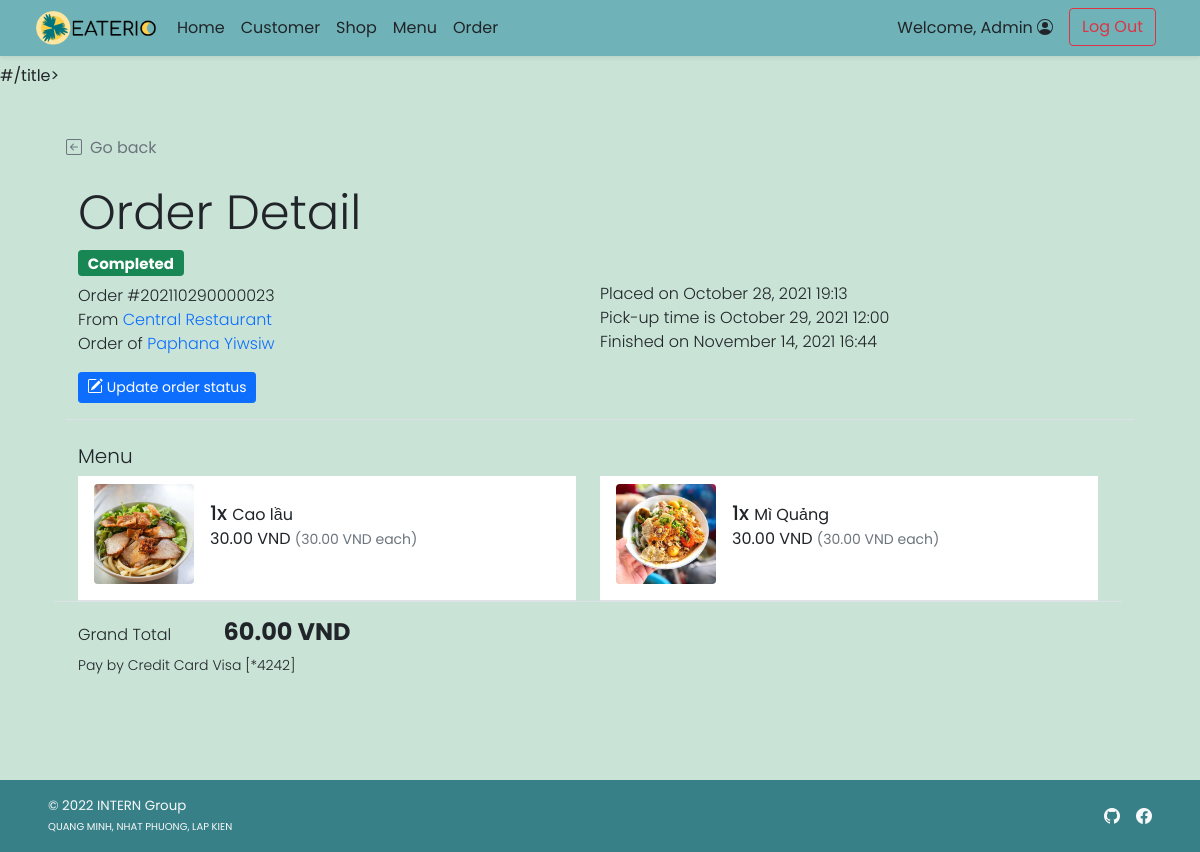
/admin/admin_order_detail.php?orh_id=23 (signed in), run on the app's committed database.
### tables this page shows
CREATE TABLE `order_header` (
  `orh_id` int(11) NOT NULL,
  `orh_refcode` varchar(15) DEFAULT NULL,
  `c_id` int(11) NOT NULL,
  `s_id` int(11) NOT NULL,
  `p_id` int(11) NOT NULL,
  `orh_ordertime` timestamp NOT NULL DEFAULT current_timestamp(),
  `orh_pickuptime` datetime NOT NULL,
  `orh_orderstatus` varchar(10) NOT NULL,
  `orh_finishedtime` datetime DEFAULT NULL
);

CREATE TABLE `shop` (
  `s_id` int(11) NOT NULL,
  `s_username` varchar(45) NOT NULL,
  `s_pwd` varchar(45) NOT NULL,
  `s_name` varchar(100) NOT NULL,
  `s_location` varchar(100) NOT NULL,
  `s_openhour` time NOT NULL,
  `s_closehour` time NOT NULL,
  `s_status` tinyint(4) NOT NULL DEFAULT 1 COMMENT 'Shop ready for taking an order or not (True for open, False for close)',
  `s_preorderStatus` tinyint(4) NOT NULL DEFAULT 1 COMMENT 'Shop is ready for tomorrow pre-order or not',
  `s_email` varchar(100) NOT NULL,
  `s_phoneno` varchar(45) NOT NULL,
  `s_pic` text DEFAULT NULL
);

CREATE TABLE `customer` (
  `c_id` int(11) NOT NULL,
  `c_username` varchar(45) NOT NULL,
  `c_pwd` varchar(45) NOT NULL,
  `c_firstname` varchar(45) NOT NULL,
  `c_lastname` varchar(45) NOT NULL,
  `c_email` varchar(100) NOT NULL,
  `c_gender` varchar(1) NOT NULL COMMENT 'M for Male, F for Female',
  `c_type` varchar(3) NOT NULL COMMENT 'Type of customer in this canteen (STD for student, INS for instructor, STF for staff, GUE for guest, ADM for admin, OTH for other)'
);

CREATE TABLE `order_detail` (
  `ord_id` int(11) NOT NULL,
  `orh_id` int(11) NOT NULL,
  `f_id` int(11) NOT NULL,
  `ord_amount` int(11) NOT NULL,
  `ord_buyprice` decimal(6,2) NOT NULL COMMENT 'To keep the snapshot of selected menu cost at the time of the purchase.',
  `ord_note` text DEFAULT NULL
);

CREATE TABLE `food` (
  `f_id` int(11) NOT NULL,
  `s_id` int(11) NOT NULL,
  `f_name` varchar(100) NOT NULL,
  `f_price` decimal(6,2) NOT NULL,
  `f_todayavail` tinyint(4) NOT NULL DEFAULT 1 COMMENT 'Food is available to order or not',
  `f_preorderavail` tinyint(4) NOT NULL DEFAULT 1,
  `f_pic` text DEFAULT NULL
);

CREATE TABLE `payment` (
  `p_id` int(11) NOT NULL,
  `c_id` int(11) NOT NULL,
  `p_type` varchar(45) NOT NULL,
  `p_amount` decimal(7,2) NOT NULL,
  `p_detail` text DEFAULT NULL
);

### admin/admin_order_detail.php (the view, shortened to what this page needs)
<!DOCTYPE html>
<html lang="en">
<head>
    <?php
        include("../conn_db.php");
        include('../head.php');
    ?>
    <link href="../css/main.css" rel="stylesheet">
    <link href="../css/menu.css" rel="stylesheet">
</head>
<body class="d-flex flex-column h-100">
    <?php include('nav_header_admin.php')?>
    <div class="container px-5 py-4" id="cart-body">
        <div class="row my-4 border-bottom">
            <a class="nav nav-item text-decoration-none text-muted mb-2" href="#" onclick="history.back();">
                <i class="bi bi-arrow-left-square me-2"></i>Go back
            </a>
            <h2 class="pt-3 display-5">Order Detail</h2>
            <?php
                $orh_id = $_GET["orh_id"];
                $orh_query = "SELECT * FROM order_header WHERE orh_id = {$orh_id}";
                $orh_arr = $mysqli -> query($orh_query) -> fetch_array();
            ?>
            <div class="row row-cols-1 row-cols-md-2">
                <div class="col mb-2 mb-md-0">
                    <ul class="list-unstyled fw-light">
                        <li class="list-item mb-2">
                            <?php if($orh_arr["orh_orderstatus"]=="ACPT"){ ?>
                            <h5><span class="fw-bold badge bg-info text-dark">Accepted</span></h5>
                            <?php }else if($orh_arr["orh_orderstatus"]=="PREP"){ ?>
                            <h5><span class="fw-bold badge bg-warning text-dark">Preparing</span></h5>
                            <?php }else if($orh_arr["orh_orderstatus"]=="RDPK"){ ?>
                            <h5><span class="fw-bold badge bg-primary text-white">Ready to pick up</span></h5>
                            <?php }else if($orh_arr["orh_orderstatus"]=="FNSH"){?>
                            <h5><span class="fw-bold badge bg-success text-white">Completed</span></h5>
                            <?php } ?>
                        </li>
                        <li class="list-item">Order #<?php echo $orh_arr["orh_refcode"];?></li>
                        <li class="list-item">From
                            <a class="text-decoration-none link-primary"
                                href="admin_shop_detail.php?c_id=<?php echo $orh_arr['s_id']?>">
                                <?php
                                $shop_query = "SELECT s_name FROM shop WHERE s_id = {$orh_arr['s_id']};";
                                $shop_arr = $mysqli -> query($shop_query) -> fetch_array();
                                echo $shop_arr["s_name"];
                            ?>
                            </a>
                        </li>
                        <li class="list-item">Order of
                            <a class="text-decoration-none link-primary"
                                href="admin_customer_detail.php?c_id=<?php echo $orh_arr['c_id']?>">
                                <?php
                                $cust_query = "SELECT c_firstname,c_lastname FROM customer WHERE c_id = {$orh_arr['c_id']};";
                                $cust_arr = $mysqli -> query($cust_query) -> fetch_array();
                                echo $cust_arr["c_firstname"]." ".$cust_arr["c_lastname"];
                            ?>
                            </a>
                        </li>
                    </ul>
                </div>
                <div class="col">
                    <ul class="list-unstyled fw-light">
                        <?php
                            $od_placedate = (new Datetime($orh_arr["orh_ordertime"])) -> format("F j, Y H:i");
                            $od_pickupdate = (new Datetime($orh_arr["orh_pickuptime"])) -> format("F j, Y H:i");
                        ?>
                        <li class="mb-2">&nbsp;</li>
                        <li>Placed on <?php echo $od_placedate;?></li>
                        <li>Pick-up time is <?php echo $od_pickupdate;?></li>
                        <?php if($orh_arr["orh_orderstatus"]!="FNSH"){ ?>
                        <li>The order is not finish yet.</li>
                        <?php }else{
                            $od_finishtime = (new Datetime($orh_arr["orh_finishedtime"])) -> format("F j, Y H:i");
                        ?>
                        <li>Finished on <?php echo $od_finishtime;?></li>
                        <?php } ?>
                    </ul>
                </div>
            </div>
            <div class="row mb-3">
                <div class="col">
                <a class="btn btn-sm btn-primary mt-2 mt-md-0" href="admin_order_update.php?orh_id=<?php echo $_GET["orh_id"]?>">
                Update order status
                </a>
                </div>
            </div>
        </div>
        <div class="row mb-5">
            <div class="col">
                <div class="row row-cols-1">
                    <div class="col">
                        <h5 class="fw-light">Menu</h5>
                    </div>
                    <div class="col row row-cols-1 row-cols-md-2 border-bottom">
                        <?php
                            $ord_query = "SELECT f.f_id,f.f_name,f.f_pic,ord.ord_amount,ord.ord_buyprice,ord_note FROM order_detail ord INNER JOIN food f ON ord.f_id = f.f_id WHERE ord.orh_id = {$orh_id}";
                            $ord_result = $mysqli -> query($ord_query);
                            while($ord_row = $ord_result -> fetch_array()){
                        ?>
                        <div class="col">
                            <ul class="list-group">
                                <a class="text-decoration-none"
                                    href="admin_food_detail.php?f_id=<?php echo $ord_row["f_id"]?>">
                                    <li
                                        class="list-group-item d-flex border-0 pb-3 border-bottom w-100 justify-content-between align-items-center">
                                        <div class="image-parent">
                                            <img <?php
                                            if(is_null($ord_row["f_pic"])){echo "src='../img/default.png'";}
                                            else{echo "src=\"../img/{$ord_row['f_pic']}\"";}
                                        ?> class="img-fluid rounded"
                                                style="width: 100px; height:100px; object-fit:cover;"
                                                alt="<?php echo $ord_row["f_name"]?>">
                                        </div>
                                        <div class="ms-3 me-auto">
                                            <div class="fw-normal"><span class="h5"><?php echo $ord_row["ord_amount"]?>x
                                                </span><?php echo $ord_row["f_name"]?>
                                                <p><?php printf("%.2f VND <small class='text-muted'>(%.2f VND each)</small>",$ord_row["ord_buyprice"]*$ord_row["ord_amount"],$ord_row["ord_buyprice"]);?><br />
                                                </p>
                                            </div>
                                        </div>
                                    </li>
                                </a>
                            </ul>
                        </div>
                        <?php } ?>
                    </div>
                    <div class="col my-3">
                        <ul class="list-inline justify-content-between">
                            <li class="list-inline-item fw-light me-5">Grand Total</li>
                            <li class="list-inline-item fw-bold h4">
                                <?php
                                    $gt_query = "SELECT SUM(ord_amount*ord_buyprice) AS gt FROM order_detail WHERE orh_id = {$orh_id}";
                                    $gt_arr = $mysqli -> query($gt_query) -> fetch_array();
                                    printf("%.2f VND",$gt_arr["gt"]);
                                ?>
                            </li>
                            <li class="list-item fw-light small">Pay by
                                <?php
                                    $py_query = "SELECT p_type,p_detail FROM payment WHERE p_id = {$orh_arr['p_id']} LIMIT 0,1;";
                                    $py_arr = $mysqli -> query($py_query) -> fetch_array();
                                    switch($py_arr["p_type"]){
                                        case "CRDC": echo "Credit Card"; break;
                                    }
                                    echo " ".$py_arr["p_detail"];
                                ?>
                            </li>
                        </ul>
                    </div>
                </div>
            </div>
        </div>
    </div>
    <?php include 'admin_footer.php';?>
</body>
</html>

### css/main.css (style rules this page uses)
html { height: 100%; }
body { height: 100%; padding-top: 4rem; margin-bottom: -50px; font-family: 'Poppins', 'Noto Sans Thai', sans-serif; background-color: #F6F6F2; }
a { cursor: pointer; }
.bi { vertical-align: -.125em; fill: currentColor; }
.text-white { color: white; }

### css/menu.css (style rules this page uses)
html, body { height: 100%; background-color: #C9E4D6; }
.image-parent { max-width: 100px; }

### data on the page
order_header: orh_refcode "202110290000023", orh_ordertime "October 28, 2021 19:13", orh_pickuptime "October 29, 2021 12:00", orh_finishedtime "November 14, 2021 16:44"
shop: s_name "Central Restaurant"
customer: c_firstname "Paphana", c_lastname "Yiwsiw"
order_detail: f.f_pic (picture), ord_amount "1", f.f_name "Cao lầu", $ord_row['ord_buyprice']*$ord_row['ord_amount'] "30.00", ord_buyprice "30.00"
order_detail: f.f_pic (picture), ord_amount "1", f.f_name "Mì Quảng", $ord_row['ord_buyprice']*$ord_row['ord_amount'] "30.00", ord_buyprice "30.00"
payment: p_detail "Visa [*4242]"

### other printed values
$_SESSION['firstname'] "Admin"
$gt_arr["gt"] "60.00"
